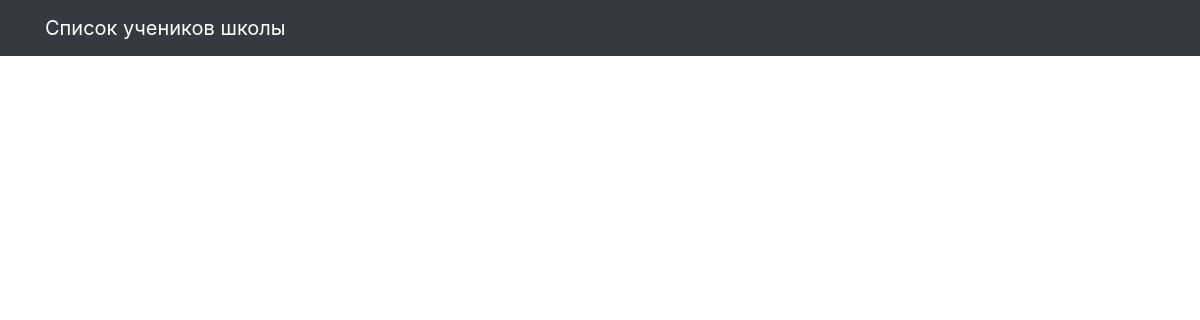
Before: / with the older database file.
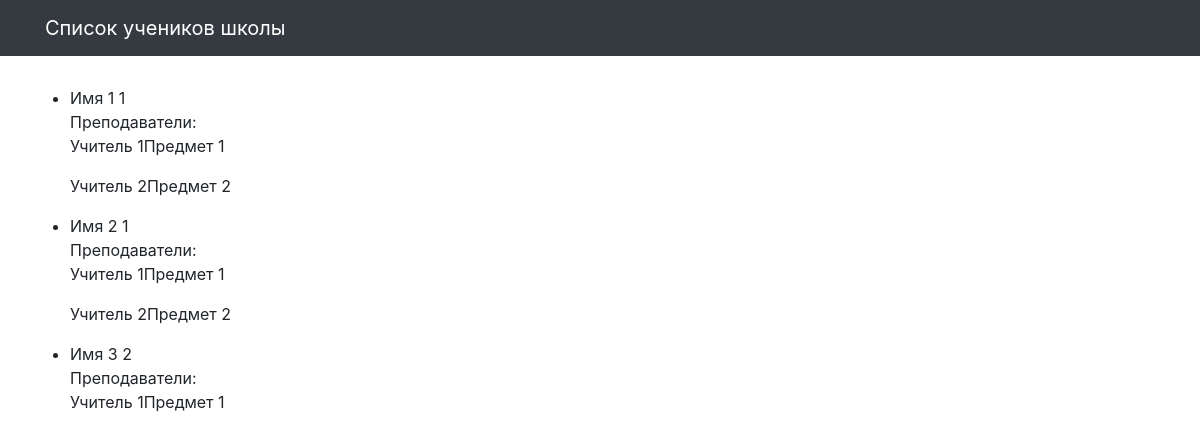
After: the same page with the newer database file.
### school/models.py (models this page shows, shortened)
class Student(models.Model):
    name = models.CharField(max_length=30, verbose_name='Имя')
    teacher = models.ManyToManyField(Teacher, related_name='students')
    group = models.CharField(max_length=10, verbose_name='Класс')
    class Meta:
        verbose_name = 'Ученик'
        verbose_name_plural = 'Ученики'

class Teacher(models.Model):
    name = models.CharField(max_length=30, verbose_name='Имя')
    subject = models.CharField(max_length=10, verbose_name='Предмет')
    class Meta:
        verbose_name = 'Учитель'
        verbose_name_plural = 'Учителя'

### school/views.py (the view)
# urls.py: path('', students_list, name='students'),
def students_list(request):
    template = 'school/student_list.html'
    context = {
        'object_list': Student.objects.all()
    }
    ordering = 'group'
    return render(request, template, context)

### templates/school/student_list.html (shortened to what this page needs)
{% extends "school/base.html" %}
{% load static %}
{% block content %}
<div class="row">
  <ul>
  {% for student in object_list %}
    <li>{{ student.name }} {{ student.group }} <br> Преподаватели: {% for teacher in student.teacher.all %}<p>{{ teacher.name }}{{ teacher.subject }}</p>{% endfor %}</li>
  {% endfor %}
  </ul>
</div>
{% endblock %}

### templates/school/base.html (shortened to what this page needs)
<!DOCTYPE html>
{% load static %}
<html>
  <head>
    <link href="{% static  "css/bootstrap.min.css"  %}" rel="stylesheet">
    <link href="{% static  "css/3-col-portfolio.css" %}" rel="stylesheet">
  </head>
  <body>
    <nav class="navbar navbar-expand-lg navbar-dark bg-dark fixed-top">
      <div class="container">
        <a class="navbar-brand" href="#">Список учеников школы</a>
      </div>
    </nav>
    <div class="container">{% block content %}{% endblock %}</div>
  </body>
</html>

### static/css/3-col-portfolio.css (style rules this page uses)
body { padding-top: 84px; padding-bottom: 84px; }
@media (min-width: 992px) { body { padding-top: 86px; padding-bottom: 86px; } }

Changed rows visible on the page:
added Student: name "Имя 1", group "1"
added Teacher: name "Учитель 1", subject "Предмет 1"
added Teacher: name "Учитель 2", subject "Предмет 2"
added Student: name "Имя 2", group "1"
added Student: name "Имя 3", group "2"
